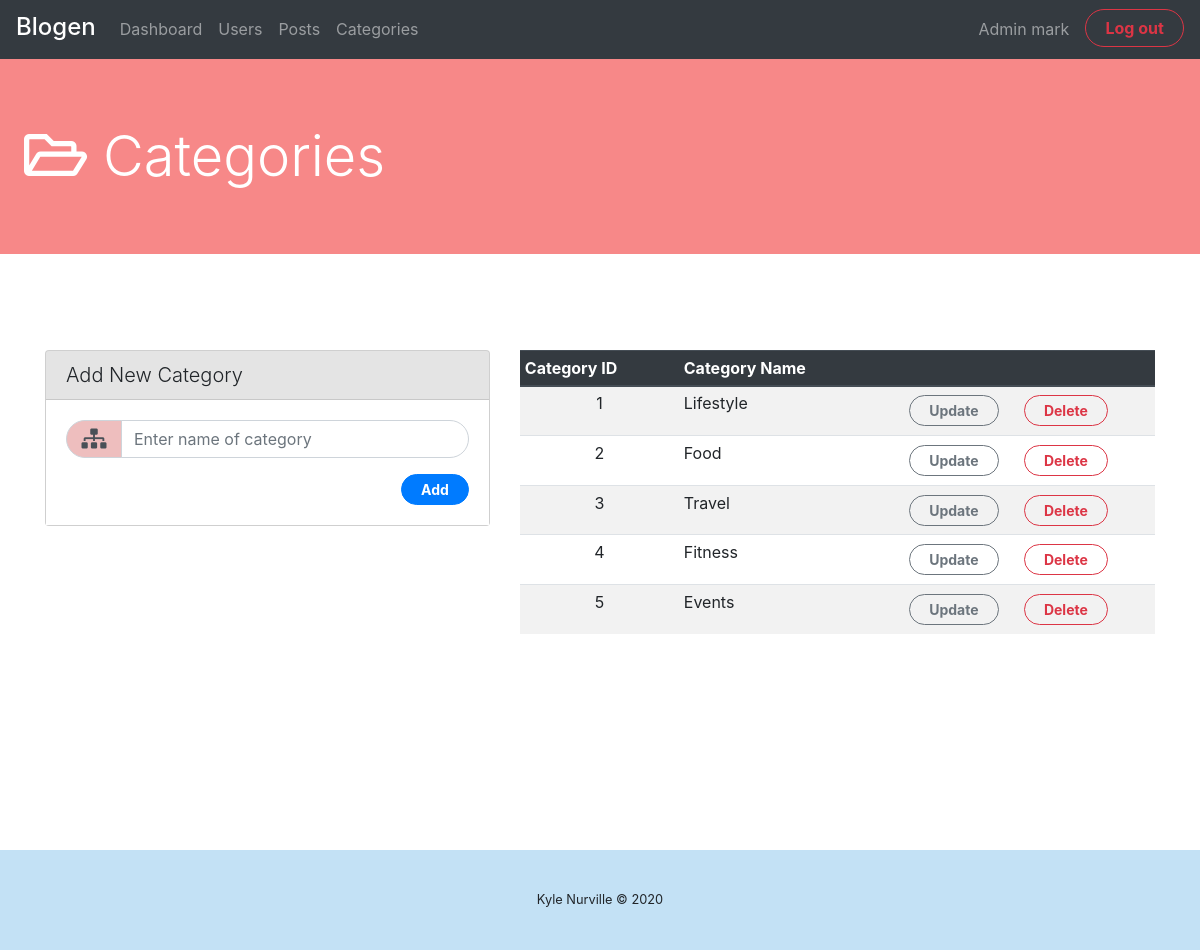
Page /categories.php (signed in) on the committed database.
### tables this page shows
CREATE TABLE `categories` (
  `id` int(11) NOT NULL,
  `name` varchar(100) NOT NULL
);

### functions/categories.php (called while the page is built, shortened)
<?php
function getCategories()
{
   $sql = "SELECT * FROM categories";
   $conn = connection();
   if ($result = $conn->query($sql)) {
      return $result;
   } else {
      die("Error retrieving categories: " . $conn->error);
   }
}

### categories.php (the view, shortened to what this page needs)
<?php
include "functions/categories.php";
?>
<!DOCTYPE html>
<html lang="en">
<head>
   <link rel="stylesheet" href="https://cdnjs.cloudflare.com/ajax/libs/font-awesome/5.13.1/css/all.min.css">
   <link rel="stylesheet" href="main.css">
</head>
<body>
   <?php include "adminMenu.php" ?>
   <header class="jumbotron jumbotron-fluid bg-pink">
      <h2 class="display-4 text-white ml-4 text-truncate"><i class="far fa-folder-open pr-3"></i>Categories</h2>
   </header>
   <main role="main">
      <div class="container mt-6">
         <div class="row">
            <div class="col-lg-5 col-md-6 mx-auto">
               <form action="" method="post">
                  <div class="card mb-5 bg-light">
                     <div class="card-header">
                        <h3 class="lead m-0">Add New Category</h3>
                     </div>
                     <div class="card-body bg-white">
                        <div class="input-group mb-3">
                           <div class="input-group-prepend">
                              <div class="input-group-text bg-lpink"><i class="fas fa-sitemap"></i></div>
                           </div>
                           <input type="text" name="category" class="form-control" placeholder="Enter name of category">
                        </div>
                        <button type="submit" name="btnAddCategory" class="btn btn-primary btn-sm float-right">Add</button>
                     </div>
                  </div>
               </form>
            </div>
            <div class="col-lg-7 col-md-10 mx-auto">
               <table class="table table-striped table-hover table-sm">
                  <thead class="thead-dark">
                     <tr>
                        <th class="d-none d-sm-table-cell">Category ID</th>
                        <th>Category Name</th>
                        <th></th>
                        <th></th>
                     </tr>
                  </thead>
                  <tbody>
                     <?php
                     $result = getCategories();
                     if ($result->num_rows > 0) {
                        while ($row = $result->fetch_assoc()) {
                     ?>
                           <tr>
                              <td class="text-center d-none d-sm-table-cell"><?= $row['id'] ?></td>
                              <td><?= $row['name'] ?></td>
                              <td class="text-center px-0">
                                 <a href="#" class="btn btn-outline-secondary btn-sm my-1">Update</a>
                              </td>
                              <td class="px-0">
                                 <a href="#" class="btn btn-outline-danger btn-sm my-1">Delete</a>
                              </td>
                           </tr>
                        <?php
                        }
                     }
                     ?>
                  </tbody>
               </table>
            </div>
         </div>
      </div>
   </main>
   <footer class="bg-lblue text-center w-100" style="margin-top: 200px;">
      <small style="line-height:100px;">Kyle Nurville &copy; 2020</small>
   </footer>
</body>
</html>

### rows in the picture
categories: id "1", name "Lifestyle"
categories: id "2", name "Food"
categories: id "3", name "Travel"
categories: id "4", name "Fitness"
categories: id "5", name "Events"

### other values in the picture
$_SESSION['username'] "mark"
